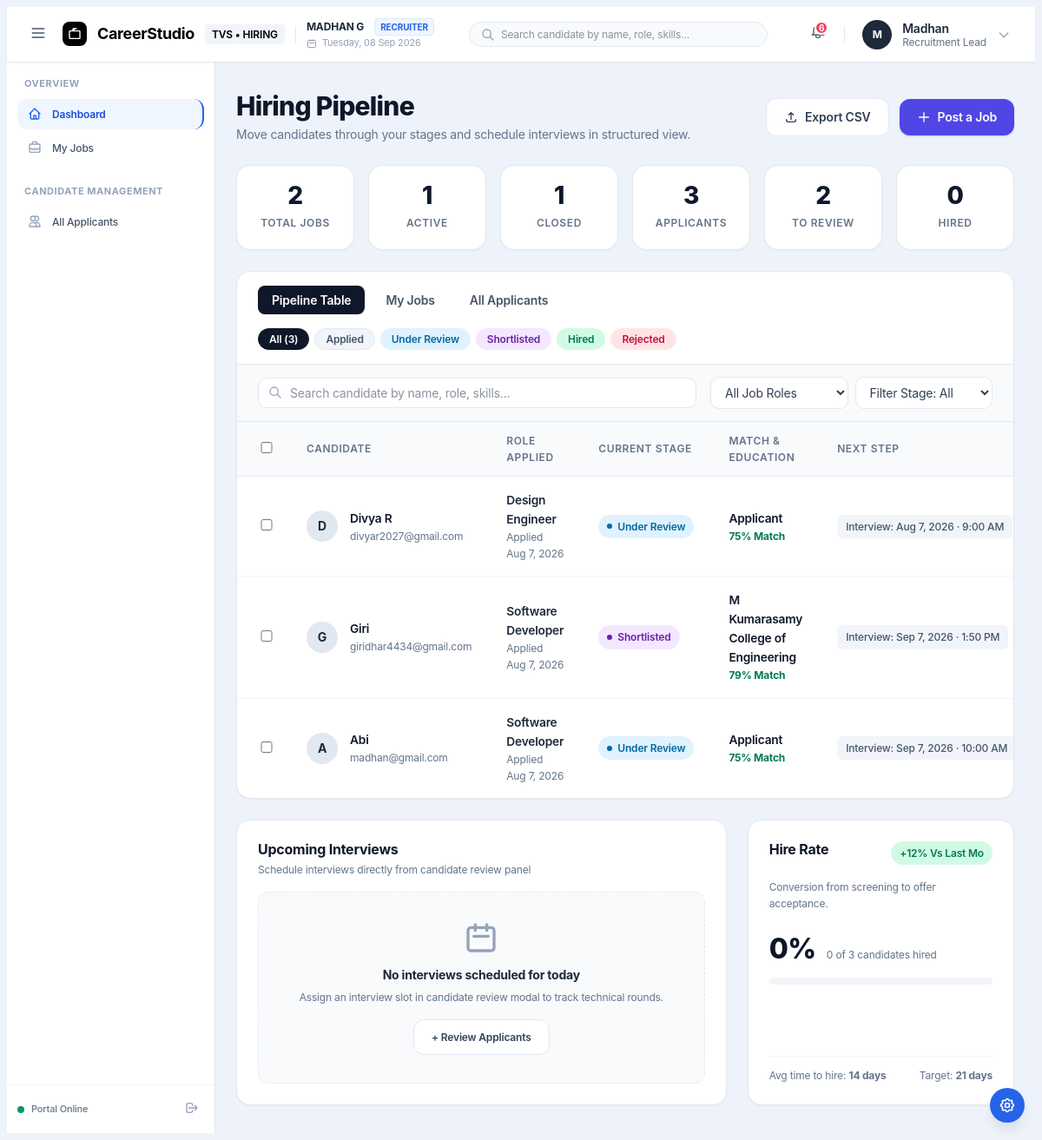
Screenshot of /recruiter-dashboard.php (signed in) with the database file from the repository.
### tables this page shows
CREATE TABLE `applications` (
  `id` int(10) UNSIGNED NOT NULL,
  `job_id` int(10) UNSIGNED NOT NULL,
  `student_id` int(10) UNSIGNED NOT NULL,
  `status` enum('applied','under_review','shortlisted','rejected','hired','withdrawn') NOT NULL DEFAULT 'applied',
  `interview_at` datetime DEFAULT NULL,
  `meeting_link` varchar(500) DEFAULT NULL,
  `notes` text DEFAULT NULL,
  `applied_at` datetime NOT NULL DEFAULT current_timestamp(),
  `updated_at` datetime NOT NULL DEFAULT current_timestamp() ON UPDATE current_timestamp()
);

CREATE TABLE `users` (
  `id` int(10) UNSIGNED NOT NULL,
  `role` enum('student','recruiter') NOT NULL,
  `full_name` varchar(150) NOT NULL,
  `email` varchar(190) NOT NULL,
  `password_hash` varchar(255) NOT NULL,
  `phone` varchar(20) DEFAULT NULL,
  `profile_image` varchar(255) DEFAULT NULL,
  `is_active` tinyint(1) NOT NULL DEFAULT 1,
  `created_at` datetime NOT NULL DEFAULT current_timestamp(),
  `updated_at` datetime NOT NULL DEFAULT current_timestamp() ON UPDATE current_timestamp(),
  `designation` varchar(150) DEFAULT NULL,
  `avatar_path` varchar(255) DEFAULT NULL
);

CREATE TABLE `jobs` (
  `id` int(10) UNSIGNED NOT NULL,
  `company_id` int(10) UNSIGNED NOT NULL,
  `title` varchar(150) NOT NULL,
  `description` text NOT NULL,
  `requirements` text DEFAULT NULL,
  `skills_required` varchar(500) DEFAULT NULL,
  `salary` varchar(100) DEFAULT NULL,
  `job_type` enum('full-time','part-time','internship','contract') NOT NULL,
  `location` varchar(150) DEFAULT NULL,
  `work_mode` enum('remote','hybrid','onsite') NOT NULL DEFAULT 'onsite',
  `vacancy_count` smallint(5) UNSIGNED NOT NULL DEFAULT 1,
  `deadline` date DEFAULT NULL,
  `status` enum('open','closed') NOT NULL DEFAULT 'open',
  `created_at` datetime NOT NULL DEFAULT current_timestamp(),
  `updated_at` datetime NOT NULL DEFAULT current_timestamp() ON UPDATE current_timestamp()
);

CREATE TABLE `student_profiles` (
  `id` int(10) UNSIGNED NOT NULL,
  `user_id` int(10) UNSIGNED NOT NULL,
  `education` varchar(255) DEFAULT NULL,
  `skills` text DEFAULT NULL,
  `bio` text DEFAULT NULL,
  `resume_path` varchar(255) DEFAULT NULL,
  `resume_original_name` varchar(255) DEFAULT NULL,
  `created_at` datetime NOT NULL DEFAULT current_timestamp(),
  `updated_at` datetime NOT NULL DEFAULT current_timestamp() ON UPDATE current_timestamp(),
  `headline` varchar(255) DEFAULT NULL,
  `location` varchar(150) DEFAULT NULL,
  `github_url` varchar(255) DEFAULT NULL,
  `linkedin_url` varchar(255) DEFAULT NULL,
  `portfolio_url` varchar(255) DEFAULT NULL
);

### recruiter-dashboard.php (the view, shortened to what the rows shown need)
<?php
$pdo = get_db();
$company = get_owned_company($pdo, (int) current_user_id());
$companyId = (int) $company['id'];
function calculate_match_score(?string $candidateSkills, ?string $jobSkills): int
{
    if (empty($candidateSkills) || empty($jobSkills)) {
        return 75;
    }
    $candSet = array_filter(array_map('trim', explode(',', strtolower($candidateSkills))));
    $jobSet = array_filter(array_map('trim', explode(',', strtolower($jobSkills))));
    $matches = 0;
    foreach ($candSet as $cs) {
        foreach ($jobSet as $js) {
            if (str_contains($cs, $js) || str_contains($js, $cs)) {
                $matches++;
                break;
            }
        }
    }
    $ratio = $matches / count($jobSet);
    $score = (int) (60 + ($ratio * 38));
    return min(98, max(55, $score));
}
$where = ['j.company_id = :company_id'];
$params = [':company_id' => $companyId];
$whereSql = implode(' AND ', $where);
$stmt = $pdo->prepare(
  "SELECT a.id AS application_id, a.status, a.notes, a.applied_at, a.interview_at, a.meeting_link,
            j.title AS job_title, j.skills_required,
            u.full_name, u.email, u.phone,
            sp.education, sp.skills, sp.bio, sp.resume_path, sp.resume_original_name
     FROM applications a
     INNER JOIN jobs j ON a.job_id = j.id
     INNER JOIN users u ON a.student_id = u.id
     LEFT JOIN student_profiles sp ON sp.user_id = u.id
     WHERE {$whereSql}
     ORDER BY a.applied_at DESC"
);
$stmt->execute($params);
$applicants = $stmt->fetchAll();
$candidateItems = [];
foreach ($applicants as $app) {
    $matchScore = calculate_match_score($app['skills'] ?? '', $app['skills_required'] ?? '');
    $badgeClass = match ($app['status']) {
        'under_review' => 'badge-sky',
        'shortlisted' => 'badge-purple',
        'hired' => 'badge-emerald',
        'rejected', 'withdrawn' => 'badge-rose',
        default => 'badge-dark',
    };
    $nextStep = 'Pending Review';
    if (!empty($app['interview_at'])) {
        $nextStep = 'Interview: ' . format_datetime($app['interview_at']);
    } elseif ($app['status'] === 'hired') {
        $nextStep = 'Onboarding Scheduled';
    } elseif ($app['status'] === 'rejected') {
        $nextStep = 'Rejection Email Sent';
    } elseif ($app['status'] === 'shortlisted') {
        $nextStep = 'Shortlisted for Screening';
    }
    $candidateItems[] = [
        'id' => $app['application_id'],
        'name' => $app['full_name'],
        'email' => $app['email'],
        'initials' => initials($app['full_name']),
        'role' => $app['job_title'],
        'applied' => 'Applied ' . format_date($app['applied_at']),
        'stage' => status_label($app['status']),
        'raw_status' => $app['status'],
        'stage_badge' => $badgeClass,
        'exp' => !empty($app['education']) ? $app['education'] : 'Applicant',
        'match' => $matchScore . '% Match',
        'next_step' => $nextStep,
        'action' => in_array($app['status'], ['rejected', 'withdrawn'], true) ? 'View Notes' : 'Review',
    ];
}
$tab = match (query('tab')) {
  'jobs' => 'jobs',
  'applicants' => 'applicants',
  default => 'pipeline',
};
require __DIR__ . '/header.php';
?>
<div class="dashboard-container" style="width: 100%;">
    <div class="page-header-rec">
            <div>
                <h1 class="page-title-rec">Hiring Pipeline</h1>
            </div>
        </div>
        <div class="card-rec">
            <div id="rec-tab-view-candidates" style="<?= $tab !== 'jobs' ? '' : 'display: none;' ?>">
                <form method="post" action="recruiter-dashboard.php" id="bulkActionForm">
                    <div style="overflow-x: auto;">
                        <?php if (empty($candidateItems)): ?>
                            <p style="text-align:center; padding: 2.5rem 0; color: var(--slate-500);">No candidates found matching criteria.</p>
                        <?php else: ?>
                            <table class="data-table-rec">
                                <thead>
                                    <tr>
                                        <th style="width: 40px;"><input type="checkbox" id="selectAllCandidates"/></th>
                                        <th>Candidate</th>
                                        <th>Role Applied</th>
                                        <th style="white-space: nowrap;">Current Stage</th>
                                        <th>Match &amp; Education</th>
                                        <th style="white-space: nowrap;">Next Step</th>
                                    </tr>
                                </thead>
                                <tbody>
                                    <?php foreach ($candidateItems as $candidate): ?>
                                    <tr data-status="<?= e($candidate['raw_status']) ?>">
                                        <td><input type="checkbox" name="application_ids[]" value="<?= (int) $candidate['id'] ?>" class="candidate-checkbox"/></td>
                                        <td>
                                            <div class="candidate-profile-rec">
                                                <div class="avatar-circle-rec">
                                                    <?= e($candidate['initials']) ?>
                                                </div>
                                                <div>
                                                    <div class="candidate-name-rec"><?= e($candidate['name']) ?></div>
                                                    <div class="candidate-email-rec"><?= e($candidate['email']) ?></div>
                                                </div>
                                            </div>
                                        </td>
                                        <td>
                                            <span class="tag-role-rec"><?= e($candidate['role']) ?></span>
                                            <div class="text-subtle-rec"><?= e($candidate['applied']) ?></div>
                                        </td>
                                        <td style="white-space: nowrap;">
                                            <span class="badge-rec <?= e($candidate['stage_badge']) ?>">
                                                <span class="badge-dot-rec"></span>
                                                <?= e($candidate['stage']) ?>
                                            </span>
                                        </td>
                                        <td>
                                            <div class="text-bold-rec"><?= e($candidate['exp']) ?></div>
                                            <div class="text-match-rec"><?= e($candidate['match']) ?></div>
                                        </td>
                                        <td style="white-space: nowrap;">
                                            <span class="next-step-tag-rec"><?= e($candidate['next_step']) ?></span>
                                        </td>
                                    </tr>
                                    <?php endforeach; ?>
                                </tbody>
                            </table>
                        <?php endif; ?>
                    </div>
                </form>
            </div>
        </div>
    </div>
<?php require __DIR__ . '/footer.php'; ?>

### rows the page displays
applications: initials "D", student.full_name "Divya R", student.email "divyar2027@gmail.com", job.title "Design Engineer", applied "Applied Aug 7, 2026", stage "Under Review", exp "Applicant", match "75% Match", next_step "Interview: Aug 7, 2026 · 9:00 AM"
applications: initials "G", student.full_name "Giri", student.email "giridhar4434@gmail.com", job.title "Software Developer", applied "Applied Aug 7, 2026", stage "Shortlisted", student_profiles.education "M Kumarasamy College of Engineering", match "79% Match", next_step "Interview: Sep 7, 2026 · 1:50 PM"
applications: initials "A", student.full_name "Abi", student.email "madhan@gmail.com", job.title "Software Developer", applied "Applied Aug 7, 2026", stage "Under Review", exp "Applicant", match "75% Match", next_step "Interview: Sep 7, 2026 · 10:00 AM"

### other values shown
$workspaceTag "TVS • HIRING"
$userName "MADHAN G"
$userRole "RECRUITER"
$notifications "6"
$userInitials "M"
first_name($userName) "Madhan"
$userTitle "Recruitment Lead"
$jobStats['total_jobs'] "2"
$jobStats['active_jobs'] "1"
$jobStats['closed_jobs'] "1"
$totalApplicants "3"
$appStats['pending_reviews'] "2"
$hiredCandidates "0"
count($candidateItems) "3"
$hireRate "0"
